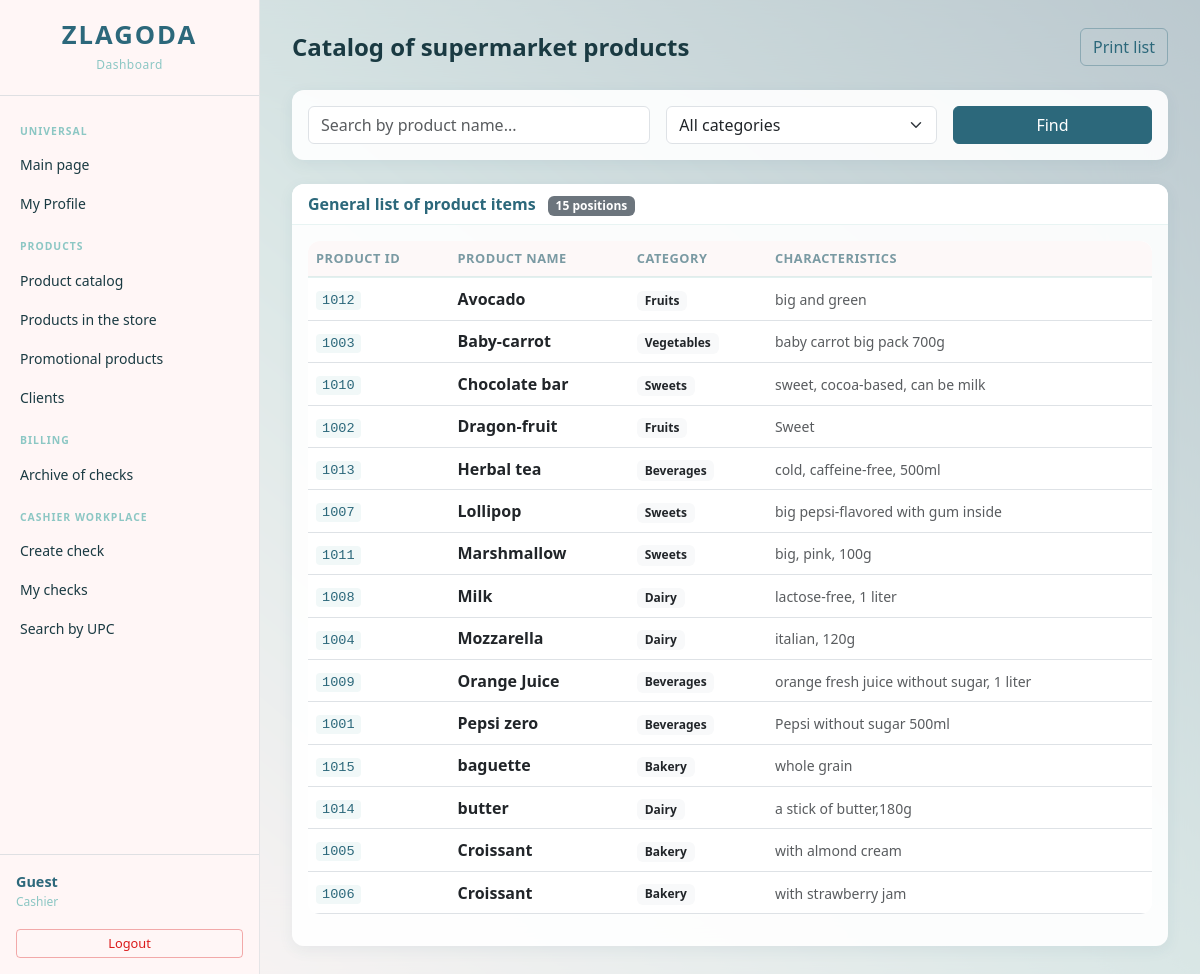
The app's page /products/ (signed in), older data.
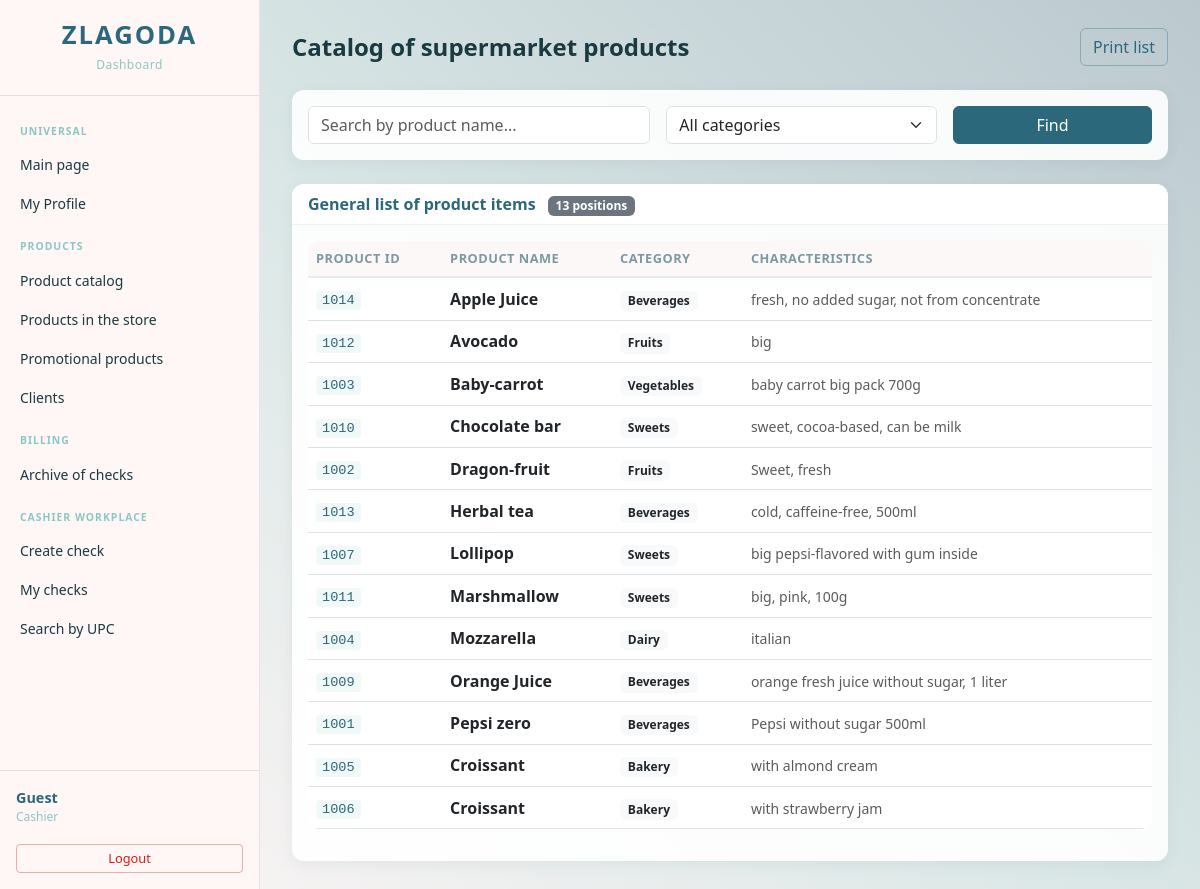
The same page, newer data.
### tables this page shows
CREATE TABLE Product(
        id_product INTEGER PRIMARY KEY,
        category_number INTEGER NOT NULL,
        product_name TEXT NOT NULL, 
        characteristics TEXT,
        FOREIGN KEY (category_number) REFERENCES Category(category_number)
            ON UPDATE CASCADE ON DELETE NO ACTION
    );

CREATE TABLE Category(
        category_number INTEGER PRIMARY KEY AUTOINCREMENT,
        category_name TEXT NOT NULL 
    );

### backend/product.py (the view)
@product_bp.route('/')
@login_required
def manage_products():
    cat_filter = request.args.get('category_id', '')
    search_name = request.args.get('search_name', '').strip()
    query = '''
        SELECT p.*, c.category_name FROM Product p
        JOIN Category c ON p.category_number = c.category_number
        WHERE 1=1
    '''
    params = []
    if cat_filter:
        query += " AND p.category_number = ?"
        params.append(cat_filter)
    if search_name:
        query += " AND LOWER(p.product_name) LIKE LOWER(?)"
        params.append(f'%{search_name}%')
    query += " ORDER BY p.product_name"
    conn = get_db_connection()
    products = conn.execute(query, params).fetchall()
    categories = conn.execute('SELECT * FROM Category ORDER BY category_name').fetchall()
    conn.close()
    return render_template('product/list.html',
                           products=products,
                           categories=categories,
                           cat_filter=cat_filter,
                           search_name=search_name)

### app.py (called while the page is built)
@app.context_processor
def inject_today():
    return {'today': date.today().strftime('%Y-%m-%d')}

### backend/initdb.py (called while the page is built)
def get_db_connection():
    conn = sqlite3.connect(DB_PATH)
    conn.row_factory = sqlite3.Row
    conn.execute("PRAGMA foreign_keys = ON;")
    return conn

### templates/product/list.html (shortened to what this page needs)
{% extends 'base.html' %}
{% block content %}
<div class="d-flex justify-content-between align-items-center mb-4">
    <h1 class="page-title m-0">Catalog of supermarket products</h1>
    <div class="d-flex gap-2">
        {% if session.get('role') == 'Manager' %}
            <a href="{{ url_for('analytics.print_report', report_type='products', search_name=request.args.get('search_name', ''), category_number=request.args.get('category_id', '')) }}"
               target="_blank" class="btn btn-outline-secondary">
                Print report
            </a>
            <a href="{{ url_for('product.add_product') }}" class="btn btn-primary">
                Add new product
            </a>
        {% elif session.get('role') == 'Cashier' %}
            <a href="{{ url_for('analytics.print_report', report_type='products', search_name=request.args.get('search_name', ''), category_number=request.args.get('category_id', '')) }}"
               target="_blank" class="btn btn-outline-secondary">
                Print list
            </a>
        {% endif %}
    </div>
</div>
<div class="card mb-4">
    <div class="card-body">
        <form method="GET" action="{{ url_for('product.manage_products') }}" class="row g-3">
            <div class="col-md-5">
                <input type="text" name="search_name" class="form-control"
                       placeholder="Search by product name..."
                       value="{{ search_name }}">
            </div>
            <div class="col-md-4">
                <select name="category_id" class="form-select">
                    <option value="">All categories</option>
                </select>
            </div>
            <div class="col-md-3">
                <button type="submit" class="btn btn-primary w-100">Find</button>
            </div>
        </form>
    </div>
</div>
<div class="card">
    <div class="card-header">
        General list of product items
        {% if products %}
            <span class="badge bg-secondary ms-2">{{ products|length }} positions</span>
        {% endif %}
    </div>
    <div class="card-body">
        <div class="table-responsive">
            <table class="table table-hover align-middle">
                <thead>
                    <tr>
                        <th>Product ID</th>
                        <th>Product name</th>
                        <th>Category</th>
                        <th>Characteristics</th>
                    </tr>
                </thead>
                <tbody>
                    {% for prod in products %}
                    <tr>
                        <td><code>{{ prod.id_product }}</code></td>
                        <td><strong>{{ prod.product_name }}</strong></td>
                        <td><span class="badge bg-light text-dark">{{ prod.category_name }}</span></td>
                        <td class="text-muted"><small>{{ prod.characteristics or 'No description' }}</small></td>
                    </tr>
                    {% else %}
                    <tr>
                        <td colspan="{% if session.get('role') == 'Manager' %}5{% else %}4{% endif %}"
                            class="text-center text-muted py-4">No products found in the catalog</td>
                    </tr>
                    {% endfor %}
                </tbody>
            </table>
        </div>
    </div>
</div>
{% endblock %}

### templates/base.html (shortened to what this page needs)
<!DOCTYPE html>
<html lang="uk">
<head>
    <link href="https://cdn.jsdelivr.net/npm/bootstrap@5.3.0/dist/css/bootstrap.min.css" rel="stylesheet">
    <link rel="stylesheet" href="{{ url_for('static', filename='css/main.css') }}">
</head>
<body class="role-{{ session.get('role', 'guest')|lower }}">
<div class="sidebar">
    <div class="sidebar-header">
        <h1>ZLAGODA</h1>
        <small>Dashboard</small>
    </div>
    <nav>
        <div class="nav-section-label">Universal</div>
        <a href="{{ url_for('auth.dashboard') }}" class="nav-link">
            Main page
        </a>
        {% if session.get('user_id') %}
        <a href="{{ url_for('employees.profile') }}" class="nav-link">
            My Profile
        </a>
        {% endif %}
        <div class="nav-section-label">Products</div>
        <a href="{{ url_for('product.manage_products') }}" class="nav-link">
            Product catalog
        </a>
        <a href="{{ url_for('store_product.list_store_products') }}" class="nav-link">
            Products in the store
        </a>
        <a href="{{ url_for('store_product.list_store_products', promo='1') }}" class="nav-link">
            Promotional products
        </a>
        <a href="{{ url_for('customer_card.manage_customers') }}" class="nav-link">
            Clients
        </a>
        <div class="nav-section-label">Billing</div>
        <a href="{{ url_for('check.list_checks') }}" class="nav-link">
            Archive of checks
        </a>
        {% if session.get('role') == 'Cashier' %}
        <div class="nav-section-label">Cashier workplace</div>
        <a href="{{ url_for('check.create_check') }}" class="nav-link">
            Create check
        </a>
        <a href="{{ url_for('check.list_checks') }}" class="nav-link">
            My checks
        </a>
        <a href="{{ url_for('store_product.search_by_upc') }}" class="nav-link">
            Search by UPC
        </a>
        {% endif %}
    </nav>
    <div class="sidebar-footer">
        <div class="user-name">{{ session.get('user_name', 'Guest') }}</div>
        <div class="user-role">
            {% if session.get('role') == 'Manager' %}
                Manager
            {% elif session.get('role') == 'Cashier' %}
                Cashier
            {% endif %}
        </div>
        <a href="{{ url_for('auth.logout') }}" class="btn btn-sm btn-outline-danger w-100 mt-2">
            Logout
        </a>
    </div>
</div>
<div class="main-content">
    {% block content %}{% endblock %}
</div>
</body>
</html>

### static/css/main.css (style rules this page uses)
:root { --sidebar-bg: #FFF6F6; --sidebar-hover: rgba(140, 199, 196, 0.18); --sidebar-text: #1a3a42; --logo-color: #2C687B; --button-bg: #2C687B; --button-hover: #1e4f5e; --accent: #DB1A1A; --teal-light: #8CC7C4; --cream: #FFF6F6; }
body { display: flex; min-height: 100vh; background: linear-gradient(220deg, #2C687B 0%, #8CC7C4 50%, #FFF6F6 100%); font-family: 'Segoe UI', sans-serif; position: relative; }
body::after { content: ""; position: fixed; top: 0; left: 0; width: 100%; height: 100%; backdrop-filter: blur(45px); -webkit-backdrop-filter: blur(45px); background-color: rgba(255, 246, 246, 0.68); z-index: 0; pointer-events: none; }
.sidebar, .main-content { position: relative; z-index: 1; }
.sidebar { width: 260px; min-width: 260px; background-color: var(--sidebar-bg); color: var(--sidebar-text); min-height: 100vh; display: flex; flex-direction: column; padding: 0; border-right: 1px solid rgba(44, 104, 123, 0.12); }
.sidebar-header { padding: 20px 16px; border-bottom: 1px solid rgba(44, 104, 123, 0.15); text-align: center; }
.sidebar-header h1 { font-size: 1.6rem; font-weight: 800; color: var(--logo-color); margin: 0; letter-spacing: 2px; }
.sidebar-header small { color: #8CC7C4; font-size: 0.75rem; letter-spacing: 0.5px; }
.sidebar nav { flex-grow: 1; padding: 12px 8px; overflow-y: auto; }
.nav-section-label { font-size: 0.65rem; font-weight: 600; text-transform: uppercase; letter-spacing: 1px; color: #8CC7C4; padding: 16px 12px 6px; }
.sidebar .nav-link { color: var(--sidebar-text); border-radius: 8px; padding: 9px 12px; font-size: 0.875rem; display: flex; align-items: center; gap: 10px; transition: background 0.15s; text-decoration: none; }
.sidebar-footer { padding: 16px; border-top: 1px solid rgba(44, 104, 123, 0.15); }
.sidebar-footer .user-name { font-weight: 600; color: #2C687B; font-size: 0.9rem; }
.sidebar-footer .user-role { font-size: 0.75rem; color: #8CC7C4; margin-bottom: 10px; }
.main-content { flex-grow: 1; padding: 28px 32px; max-width: 100%; overflow-x: hidden; }
.table { background: white; border-radius: 12px; overflow: hidden; }
.table thead th { background-color: #fdf8f8; font-weight: 600; font-size: 0.8rem; text-transform: uppercase; letter-spacing: 0.5px; color: #7a9aa3; border-bottom: 2px solid rgba(140, 199, 196, 0.25); }
.card { border: none; border-radius: 12px; box-shadow: 0 4px 15px rgba(44, 104, 123, 0.07); background: rgba(255, 255, 255, 0.9); }
.card-header { background: white; border-bottom: 1px solid rgba(140, 199, 196, 0.2); font-weight: 600; border-radius: 12px 12px 0 0 !important; color: #2C687B; }
.btn-primary { background-color: var(--button-bg); border-color: var(--button-bg); color: white; }
.btn-outline-secondary { color: #2C687B; border-color: rgba(44, 104, 123, 0.35); background: transparent; }
.btn-outline-danger { color: var(--accent); border-color: var(--accent); background: transparent; }
.sidebar-footer .btn-outline-danger { color: var(--accent); border-color: rgba(219, 26, 26, 0.35); font-size: 0.8rem; }
code { color: #2C687B; background: rgba(140, 199, 196, 0.12); padding: 2px 6px; border-radius: 4px; font-size: 0.85em; }
.page-title { font-size: 1.5rem; font-weight: 700; color: #1a3a42; margin-bottom: 20px; }

Row changes from the older to the newer data that the page shows:
removed Product: id_product "1008", product_name "Milk", category_name "Dairy", characteristics "lactose-free, 1 liter"
removed Product: id_product "1015", product_name "baguette", category_name "Bakery", characteristics "whole grain"
changed Product id 1014: product_name "butter" → "Apple Juice"; category_name "Dairy" → "Beverages"; characteristics "a stick of butter,180g" → "fresh, no added sugar, not from concentrate"; moves up the list
changed Product "Avocado": characteristics "big and green" → "big"
changed Product "Dragon-fruit": characteristics "Sweet" → "Sweet, fresh"
changed Product "Mozzarella": characteristics "italian, 120g" → "italian"
Text that changed along with them:
{{ products|length }}: "15" → "13"
